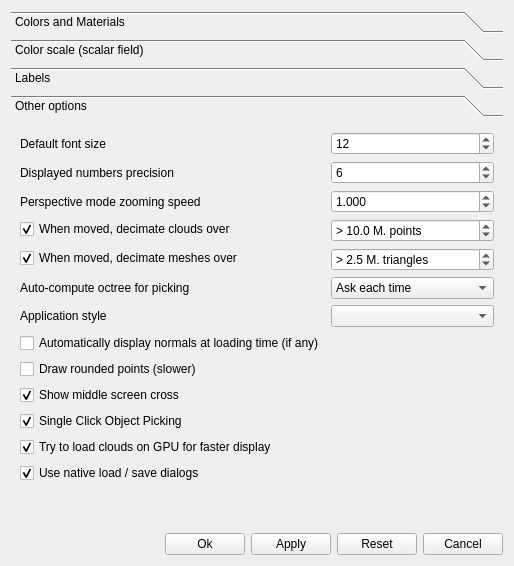
<?xml version="1.0" encoding="UTF-8"?>
<ui version="4.0">
 <class>DisplayOptionsDlg</class>
 <widget class="QWidget" name="DisplayOptionsDlg">
  <property name="geometry">
   <rect>
    <x>0</x>
    <y>0</y>
    <width>514</width>
    <height>566</height>
   </rect>
  </property>
  <property name="sizePolicy">
   <sizepolicy hsizetype="Fixed" vsizetype="Fixed">
    <horstretch>0</horstretch>
    <verstretch>0</verstretch>
   </sizepolicy>
  </property>
  <property name="windowTitle">
   <string>Display options</string>
  </property>
  <property name="windowIcon">
   <iconset>
    <normaloff>:/CC/Old/images/old_cc/cc_lightParamsIcon.gif</normaloff>:/CC/Old/images/old_cc/cc_lightParamsIcon.gif</iconset>
  </property>
  <layout class="QVBoxLayout" name="verticalLayout_5">
   <item>
    <widget class="QToolBox" name="toolBox">
     <property name="currentIndex">
      <number>3</number>
     </property>
     <widget class="QWidget" name="pageColorAndMatOptions">
      <property name="geometry">
       <rect>
        <x>0</x>
        <y>0</y>
        <width>496</width>
        <height>409</height>
       </rect>
      </property>
      <attribute name="label">
       <string>Colors and Materials</string>
      </attribute>
      <layout class="QVBoxLayout" name="verticalLayout_6">
       <item>
        <widget class="QFrame" name="frame">
         <property name="sizePolicy">
          <sizepolicy hsizetype="Preferred" vsizetype="Maximum">
           <horstretch>0</horstretch>
           <verstretch>0</verstretch>
          </sizepolicy>
         </property>
         <property name="frameShape">
          <enum>QFrame::NoFrame</enum>
         </property>
         <layout class="QHBoxLayout" name="horizontalLayout_6">
          <property name="leftMargin">
           <number>0</number>
          </property>
          <property name="topMargin">
           <number>0</number>
          </property>
          <property name="rightMargin">
           <number>0</number>
          </property>
          <property name="bottomMargin">
           <number>0</number>
          </property>
          <item>
           <widget class="QGroupBox" name="sunLightGroup">
            <property name="title">
             <string>Light</string>
            </property>
            <layout class="QVBoxLayout">
             <item>
              <layout class="QHBoxLayout">
               <item>
                <widget class="QToolButton" name="ambientColorButton">
                 <property name="text">
                  <string notr="true">...</string>
                 </property>
                </widget>
               </item>
               <item>
                <widget class="QLabel" name="label_3">
                 <property name="text">
                  <string>Ambient</string>
                 </property>
                </widget>
               </item>
              </layout>
             </item>
             <item>
              <layout class="QHBoxLayout">
               <item>
                <widget class="QToolButton" name="specularColorButton">
                 <property name="text">
                  <string notr="true">...</string>
                 </property>
                </widget>
               </item>
               <item>
                <widget class="QLabel" name="label_4">
                 <property name="text">
                  <string>Specular</string>
                 </property>
                </widget>
               </item>
              </layout>
             </item>
             <item>
              <layout class="QHBoxLayout">
               <item>
                <widget class="QToolButton" name="diffuseColorButton">
                 <property name="text">
                  <string notr="true">...</string>
                 </property>
                </widget>
               </item>
               <item>
                <widget class="QLabel" name="label_5">
                 <property name="text">
                  <string>Diffuse</string>
                 </property>
                </widget>
               </item>
              </layout>
             </item>
             <item>
              <widget class="QCheckBox" name="doubleSidedCheckBox">
               <property name="toolTip">
                <string>&lt;html&gt;&lt;head/&gt;&lt;body&gt;&lt;p&gt;Whether to use a double-sided light model or not&lt;/p&gt;&lt;p&gt;(if disabled, triangles will appear black when looked from behind)&lt;/p&gt;&lt;/body&gt;&lt;/html&gt;</string>
               </property>
               <property name="text">
                <string>double-sided</string>
               </property>
               <property name="checked">
                <bool>true</bool>
               </property>
              </widget>
             </item>
             <item>
              <spacer name="verticalSpacer_5">
               <property name="orientation">
                <enum>Qt::Vertical</enum>
               </property>
               <property name="sizeHint" stdset="0">
                <size>
                 <width>0</width>
                 <height>0</height>
                </size>
               </property>
              </spacer>
             </item>
            </layout>
           </widget>
          </item>
          <item>
           <widget class="QGroupBox" name="sunLightGroup_2">
            <property name="title">
             <string>Default Materials</string>
            </property>
            <layout class="QVBoxLayout" name="verticalLayout_4">
             <item>
              <layout class="QHBoxLayout">
               <item>
                <widget class="QToolButton" name="meshFrontColorButton">
                 <property name="text">
                  <string notr="true">...</string>
                 </property>
                </widget>
               </item>
               <item>
                <widget class="QLabel" name="label_6">
                 <property name="text">
                  <string>Mesh Front</string>
                 </property>
                </widget>
               </item>
              </layout>
             </item>
             <item>
              <layout class="QHBoxLayout">
               <item>
                <widget class="QToolButton" name="meshBackColorButton">
                 <property name="text">
                  <string notr="true">...</string>
                 </property>
                </widget>
               </item>
               <item>
                <widget class="QLabel" name="label_7">
                 <property name="text">
                  <string>Mesh Back</string>
                 </property>
                </widget>
               </item>
              </layout>
             </item>
             <item>
              <layout class="QHBoxLayout" name="horizontalLayout_2">
               <item>
                <widget class="QToolButton" name="meshSpecularColorButton">
                 <property name="text">
                  <string notr="true">...</string>
                 </property>
                </widget>
               </item>
               <item>
                <widget class="QLabel" name="label_12">
                 <property name="text">
                  <string>Mesh specular</string>
                 </property>
                </widget>
               </item>
              </layout>
             </item>
             <item>
              <layout class="QHBoxLayout">
               <item>
                <widget class="QToolButton" name="pointsColorButton">
                 <property name="text">
                  <string notr="true">...</string>
                 </property>
                </widget>
               </item>
               <item>
                <widget class="QLabel" name="label_8">
                 <property name="text">
                  <string>Points</string>
                 </property>
                </widget>
               </item>
              </layout>
             </item>
            </layout>
           </widget>
          </item>
          <item>
           <widget class="QGroupBox" name="othersGroup">
            <property name="title">
             <string>Colors</string>
            </property>
            <layout class="QVBoxLayout">
             <item>
              <layout class="QHBoxLayout">
               <item>
                <widget class="QToolButton" name="bkgColorButton">
                 <property name="text">
                  <string notr="true">...</string>
                 </property>
                 <property name="toolButtonStyle">
                  <enum>Qt::ToolButtonIconOnly</enum>
                 </property>
                </widget>
               </item>
               <item>
                <widget class="QLabel" name="label_2">
                 <property name="text">
                  <string>Background</string>
                 </property>
                </widget>
               </item>
              </layout>
             </item>
             <item>
              <layout class="QHBoxLayout">
               <item>
                <widget class="QToolButton" name="bbColorButton">
                 <property name="text">
                  <string notr="true">...</string>
                 </property>
                 <property name="toolButtonStyle">
                  <enum>Qt::ToolButtonIconOnly</enum>
                 </property>
                </widget>
               </item>
               <item>
                <widget class="QLabel" name="label_9">
                 <property name="text">
                  <string>Bounding-box</string>
                 </property>
                </widget>
               </item>
              </layout>
             </item>
             <item>
              <layout class="QHBoxLayout">
               <item>
                <widget class="QToolButton" name="textColorButton">
                 <property name="text">
                  <string notr="true">...</string>
                 </property>
                </widget>
               </item>
               <item>
                <widget class="QLabel" name="label">
                 <property name="text">
                  <string>Text</string>
                 </property>
                </widget>
               </item>
              </layout>
             </item>
             <item>
              <spacer name="verticalSpacer_6">
               <property name="orientation">
                <enum>Qt::Vertical</enum>
               </property>
               <property name="sizeHint" stdset="0">
                <size>
                 <width>0</width>
                 <height>0</height>
                </size>
               </property>
              </spacer>
             </item>
            </layout>
           </widget>
          </item>
         </layout>
        </widget>
       </item>
       <item>
        <layout class="QHBoxLayout" name="horizontalLayout_7">
         <item>
          <spacer name="horizontalSpacer_6">
           <property name="orientation">
            <enum>Qt::Horizontal</enum>
           </property>
           <property name="sizeHint" stdset="0">
            <size>
             <width>40</width>
             <height>20</height>
            </size>
           </property>
          </spacer>
         </item>
         <item>
          <widget class="QCheckBox" name="enableGradientCheckBox">
           <property name="toolTip">
            <string>Gradient goes from 'background' color to inverse of 'Points' color</string>
           </property>
           <property name="statusTip">
            <string>Gradient goes from 'background' color to inverse of 'Points' color</string>
           </property>
           <property name="text">
            <string>display gradient background</string>
           </property>
           <property name="checked">
            <bool>true</bool>
           </property>
          </widget>
         </item>
        </layout>
       </item>
       <item>
        <spacer name="verticalSpacer">
         <property name="orientation">
          <enum>Qt::Vertical</enum>
         </property>
         <property name="sizeHint" stdset="0">
          <size>
           <width>20</width>
           <height>53</height>
          </size>
         </property>
        </spacer>
       </item>
      </layout>
     </widget>
     <widget class="QWidget" name="pageSFOptions">
      <property name="geometry">
       <rect>
        <x>0</x>
        <y>0</y>
        <width>496</width>
        <height>409</height>
       </rect>
      </property>
      <attribute name="label">
       <string>Color scale (scalar field)</string>
      </attribute>
      <layout class="QVBoxLayout" name="verticalLayout_7">
       <item>
        <widget class="QCheckBox" name="colorScaleShowHistogramCheckBox">
         <property name="text">
          <string>Show histogram next to color ramp</string>
         </property>
         <property name="checked">
          <bool>true</bool>
         </property>
        </widget>
       </item>
       <item>
        <widget class="QCheckBox" name="useColorScaleShaderCheckBox">
         <property name="text">
          <string>Enable shader for faster display (ATI cards: use at your own risk ;)</string>
         </property>
        </widget>
       </item>
       <item>
        <layout class="QHBoxLayout" name="horizontalLayout">
         <item>
          <widget class="QLabel" name="label_10">
           <property name="text">
            <string>Ramp width</string>
           </property>
          </widget>
         </item>
         <item>
          <widget class="QSpinBox" name="colorRampWidthSpinBox">
           <property name="suffix">
            <string> pixels</string>
           </property>
           <property name="minimum">
            <number>10</number>
           </property>
           <property name="maximum">
            <number>200</number>
           </property>
           <property name="value">
            <number>50</number>
           </property>
          </widget>
         </item>
         <item>
          <spacer name="horizontalSpacer">
           <property name="orientation">
            <enum>Qt::Horizontal</enum>
           </property>
           <property name="sizeHint" stdset="0">
            <size>
             <width>40</width>
             <height>20</height>
            </size>
           </property>
          </spacer>
         </item>
        </layout>
       </item>
       <item>
        <spacer name="verticalSpacer_2">
         <property name="orientation">
          <enum>Qt::Vertical</enum>
         </property>
         <property name="sizeHint" stdset="0">
          <size>
           <width>20</width>
           <height>120</height>
          </size>
         </property>
        </spacer>
       </item>
      </layout>
     </widget>
     <widget class="QWidget" name="pageLabelsOptions">
      <property name="geometry">
       <rect>
        <x>0</x>
        <y>0</y>
        <width>496</width>
        <height>409</height>
       </rect>
      </property>
      <attribute name="label">
       <string>Labels</string>
      </attribute>
      <layout class="QVBoxLayout" name="verticalLayout">
       <item>
        <widget class="QFrame" name="frame_2">
         <property name="frameShape">
          <enum>QFrame::StyledPanel</enum>
         </property>
         <property name="frameShadow">
          <enum>QFrame::Raised</enum>
         </property>
         <layout class="QGridLayout" name="gridLayout">
          <property name="leftMargin">
           <number>0</number>
          </property>
          <property name="topMargin">
           <number>0</number>
          </property>
          <property name="rightMargin">
           <number>0</number>
          </property>
          <property name="bottomMargin">
           <number>0</number>
          </property>
          <item row="0" column="0">
           <widget class="QLabel" name="label_13">
            <property name="text">
             <string>Label opacity</string>
            </property>
           </widget>
          </item>
          <item row="0" column="1">
           <widget class="QSpinBox" name="labelOpacitySpinBox">
            <property name="suffix">
             <string notr="true">%</string>
            </property>
            <property name="maximum">
             <number>100</number>
            </property>
            <property name="value">
             <number>75</number>
            </property>
           </widget>
          </item>
          <item row="1" column="0">
           <widget class="QLabel" name="label_16">
            <property name="text">
             <string>Label font size</string>
            </property>
           </widget>
          </item>
          <item row="1" column="1">
           <widget class="QSpinBox" name="labelFontSizeSpinBox">
            <property name="minimum">
             <number>6</number>
            </property>
            <property name="maximum">
             <number>96</number>
            </property>
            <property name="value">
             <number>8</number>
            </property>
           </widget>
          </item>
          <item row="1" column="2">
           <widget class="QLabel" name="label_20">
            <property name="text">
             <string>background color</string>
            </property>
            <property name="alignment">
             <set>Qt::AlignRight|Qt::AlignTrailing|Qt::AlignVCenter</set>
            </property>
           </widget>
          </item>
          <item row="1" column="3">
           <widget class="QToolButton" name="labelBkgColorButton">
            <property name="text">
             <string notr="true">...</string>
            </property>
           </widget>
          </item>
          <item row="2" column="0">
           <widget class="QLabel" name="label_15">
            <property name="text">
             <string>Labels marker size</string>
            </property>
           </widget>
          </item>
          <item row="2" column="1">
           <widget class="QSpinBox" name="labelMarkerSizeSpinBox">
            <property name="minimum">
             <number>1</number>
            </property>
            <property name="value">
             <number>4</number>
            </property>
           </widget>
          </item>
          <item row="2" column="2">
           <widget class="QLabel" name="label_18">
            <property name="text">
             <string>marker color</string>
            </property>
            <property name="alignment">
             <set>Qt::AlignRight|Qt::AlignTrailing|Qt::AlignVCenter</set>
            </property>
           </widget>
          </item>
          <item row="2" column="3">
           <widget class="QToolButton" name="labelMarkerColorButton">
            <property name="text">
             <string notr="true">...</string>
            </property>
           </widget>
          </item>
         </layout>
        </widget>
       </item>
       <item>
        <spacer name="verticalSpacer_4">
         <property name="orientation">
          <enum>Qt::Vertical</enum>
         </property>
         <property name="sizeHint" stdset="0">
          <size>
           <width>20</width>
           <height>144</height>
          </size>
         </property>
        </spacer>
       </item>
      </layout>
     </widget>
     <widget class="QWidget" name="pageOtherOptions">
      <property name="geometry">
       <rect>
        <x>0</x>
        <y>0</y>
        <width>496</width>
        <height>409</height>
       </rect>
      </property>
      <attribute name="label">
       <string>Other options</string>
      </attribute>
      <layout class="QFormLayout" name="formLayout">
       <item row="0" column="0">
        <widget class="QLabel" name="label_11">
         <property name="text">
          <string>Default font size</string>
         </property>
        </widget>
       </item>
       <item row="0" column="1">
        <widget class="QSpinBox" name="defaultFontSizeSpinBox">
         <property name="minimum">
          <number>6</number>
         </property>
         <property name="maximum">
          <number>96</number>
         </property>
         <property name="value">
          <number>12</number>
         </property>
        </widget>
       </item>
       <item row="1" column="0">
        <widget class="QLabel" name="label_14">
         <property name="text">
          <string>Displayed numbers precision</string>
         </property>
        </widget>
       </item>
       <item row="1" column="1">
        <widget class="QSpinBox" name="numberPrecisionSpinBox">
         <property name="value">
          <number>6</number>
         </property>
        </widget>
       </item>
       <item row="2" column="0">
        <widget class="QLabel" name="label_17">
         <property name="text">
          <string>Perspective mode zooming speed</string>
         </property>
        </widget>
       </item>
       <item row="2" column="1">
        <widget class="QDoubleSpinBox" name="zoomSpeedDoubleSpinBox">
         <property name="toolTip">
          <string>Zoom/walk speed in perspective mode (default = 1.0)</string>
         </property>
         <property name="decimals">
          <number>3</number>
         </property>
         <property name="maximum">
          <double>1000.000000000000000</double>
         </property>
         <property name="singleStep">
          <double>0.010000000000000</double>
         </property>
         <property name="value">
          <double>1.000000000000000</double>
         </property>
        </widget>
       </item>
       <item row="3" column="0">
        <widget class="QCheckBox" name="decimateCloudBox">
         <property name="statusTip">
          <string>Automatically decimate big point clouds when moved</string>
         </property>
         <property name="whatsThis">
          <string>Automatically decimate big point clouds when moved</string>
         </property>
         <property name="text">
          <string>When moved, decimate clouds over</string>
         </property>
         <property name="checked">
          <bool>true</bool>
         </property>
        </widget>
       </item>
       <item row="3" column="1">
        <widget class="QDoubleSpinBox" name="maxCloudSizeDoubleSpinBox">
         <property name="toolTip">
          <string>Minimum number of points to activate decimation</string>
         </property>
         <property name="prefix">
          <string notr="true">&gt; </string>
         </property>
         <property name="suffix">
          <string notr="true"> M. points</string>
         </property>
         <property name="decimals">
          <number>1</number>
         </property>
         <property name="minimum">
          <double>0.100000000000000</double>
         </property>
         <property name="maximum">
          <double>10000.000000000000000</double>
         </property>
         <property name="value">
          <double>10.000000000000000</double>
         </property>
        </widget>
       </item>
       <item row="4" column="0">
        <widget class="QCheckBox" name="decimateMeshBox">
         <property name="statusTip">
          <string>Automatically decimate big meshes when moved</string>
         </property>
         <property name="whatsThis">
          <string>Automatically decimate big meshes when moved</string>
         </property>
         <property name="text">
          <string>When moved, decimate meshes over</string>
         </property>
         <property name="checked">
          <bool>true</bool>
         </property>
        </widget>
       </item>
       <item row="4" column="1">
        <widget class="QDoubleSpinBox" name="maxMeshSizeDoubleSpinBox">
         <property name="toolTip">
          <string>Minimum number of triangles to activate decimation</string>
         </property>
         <property name="prefix">
          <string notr="true">&gt; </string>
         </property>
         <property name="suffix">
          <string notr="true"> M. triangles</string>
         </property>
         <property name="decimals">
          <number>1</number>
         </property>
         <property name="minimum">
          <double>0.100000000000000</double>
         </property>
         <property name="maximum">
          <double>10000.000000000000000</double>
         </property>
         <property name="singleStep">
          <double>0.500000000000000</double>
         </property>
         <property name="value">
          <double>2.500000000000000</double>
         </property>
        </widget>
       </item>
       <item row="5" column="0">
        <widget class="QLabel" name="label_22">
         <property name="text">
          <string>Auto-compute octree for picking</string>
         </property>
        </widget>
       </item>
       <item row="5" column="1">
        <widget class="QComboBox" name="autoComputeOctreeComboBox">
         <property name="toolTip">
          <string>Octree computation can be long but the picking is then much faster</string>
         </property>
         <property name="currentIndex">
          <number>1</number>
         </property>
         <item>
          <property name="text">
           <string>Always</string>
          </property>
         </item>
         <item>
          <property name="text">
           <string>Ask each time</string>
          </property>
         </item>
         <item>
          <property name="text">
           <string>Never</string>
          </property>
         </item>
        </widget>
       </item>
       <item row="7" column="0">
        <widget class="QCheckBox" name="autoDisplayNormalsCheckBox">
         <property name="text">
          <string>Automatically display normals at loading time (if any)</string>
         </property>
        </widget>
       </item>
       <item row="8" column="0">
        <widget class="QCheckBox" name="drawRoundedPointsCheckBox">
         <property name="text">
          <string>Draw rounded points (slower)</string>
         </property>
        </widget>
       </item>
       <item row="9" column="0">
        <widget class="QCheckBox" name="showCrossCheckBox">
         <property name="toolTip">
          <string>A cross is displayed in the middle of the screen</string>
         </property>
         <property name="statusTip">
          <string>A cross is displayed in the middle of the screen</string>
         </property>
         <property name="text">
          <string>Show middle screen cross</string>
         </property>
         <property name="checked">
          <bool>true</bool>
         </property>
        </widget>
       </item>
       <item row="11" column="0">
        <widget class="QCheckBox" name="useVBOCheckBox">
         <property name="text">
          <string>Try to load clouds on GPU for faster display</string>
         </property>
         <property name="checked">
          <bool>true</bool>
         </property>
        </widget>
       </item>
       <item row="12" column="0">
        <widget class="QCheckBox" name="useNativeDialogsCheckBox">
         <property name="text">
          <string>Use native load / save dialogs</string>
         </property>
         <property name="checked">
          <bool>true</bool>
         </property>
        </widget>
       </item>
       <item row="13" column="0">
        <spacer name="verticalSpacer_3">
         <property name="orientation">
          <enum>Qt::Vertical</enum>
         </property>
         <property name="sizeHint" stdset="0">
          <size>
           <width>20</width>
           <height>16</height>
          </size>
         </property>
        </spacer>
       </item>
       <item row="10" column="0">
        <widget class="QCheckBox" name="singleClickPickingCheckBox">
         <property name="toolTip">
          <string>Can be slow on large point clouds</string>
         </property>
         <property name="text">
          <string>Single Click Object Picking</string>
         </property>
         <property name="checked">
          <bool>true</bool>
         </property>
        </widget>
       </item>
       <item row="6" column="0">
        <widget class="QLabel" name="label_19">
         <property name="text">
          <string>Application style</string>
         </property>
        </widget>
       </item>
       <item row="6" column="1">
        <widget class="QComboBox" name="appStyleComboBox"/>
       </item>
      </layout>
     </widget>
    </widget>
   </item>
   <item>
    <layout class="QHBoxLayout">
     <item>
      <spacer>
       <property name="orientation">
        <enum>Qt::Horizontal</enum>
       </property>
       <property name="sizeHint" stdset="0">
        <size>
         <width>40</width>
         <height>20</height>
        </size>
       </property>
      </spacer>
     </item>
     <item>
      <widget class="QPushButton" name="okButton">
       <property name="text">
        <string>Ok</string>
       </property>
      </widget>
     </item>
     <item>
      <widget class="QPushButton" name="applyButton">
       <property name="text">
        <string>Apply</string>
       </property>
      </widget>
     </item>
     <item>
      <widget class="QPushButton" name="resetButton">
       <property name="text">
        <string>Reset</string>
       </property>
      </widget>
     </item>
     <item>
      <widget class="QPushButton" name="cancelButton">
       <property name="text">
        <string>Cancel</string>
       </property>
      </widget>
     </item>
    </layout>
   </item>
  </layout>
 </widget>
 <resources/>
 <connections>
  <connection>
   <sender>decimateCloudBox</sender>
   <signal>toggled(bool)</signal>
   <receiver>maxCloudSizeDoubleSpinBox</receiver>
   <slot>setEnabled(bool)</slot>
   <hints>
    <hint type="sourcelabel">
     <x>85</x>
     <y>220</y>
    </hint>
    <hint type="destinationlabel">
     <x>224</x>
     <y>220</y>
    </hint>
   </hints>
  </connection>
  <connection>
   <sender>decimateMeshBox</sender>
   <signal>toggled(bool)</signal>
   <receiver>maxMeshSizeDoubleSpinBox</receiver>
   <slot>setEnabled(bool)</slot>
   <hints>
    <hint type="sourcelabel">
     <x>85</x>
     <y>248</y>
    </hint>
    <hint type="destinationlabel">
     <x>224</x>
     <y>248</y>
    </hint>
   </hints>
  </connection>
 </connections>
</ui>
